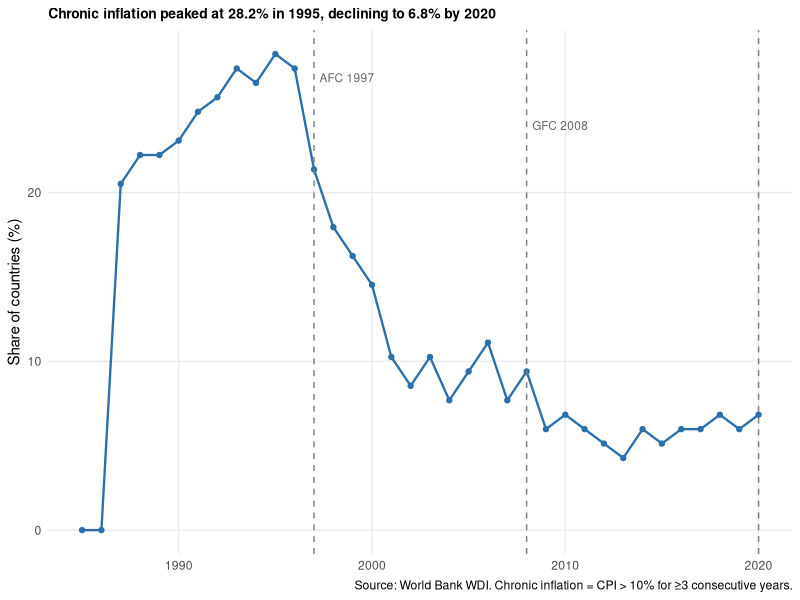

Source code (R):
## ---- chunk 1
#| include: false
library(dplyr)
library(tidyr)
library(readr)
library(knitr)
library(flextable)

panel <- read_csv("../02-Data/clean/panel_chronic_inf_20260427.csv",
                  show_col_types = FALSE)

N_countries <- length(unique(panel$iso3c))
T_start     <- min(panel$year)
T_end       <- max(panel$year)
N_obs       <- nrow(panel[!is.na(panel$cpi),])

# Chronic incidence overall
pct_chronic <- round(100 * mean(panel$chronic10, na.rm = TRUE), 1)

# Peak year
peak <- panel |>
  group_by(year) |>
  summarise(pct = 100 * mean(chronic10, na.rm=TRUE), .groups="drop") |>
  slice_max(pct, n=1)
## ---- chunk 2
#| tbl-cap: "Descriptive Statistics"

desc_vars <- c("cpi","chronic10","gdp_growth","trade_open","broad_money","fdi")
desc_labels <- c("CPI inflation (%)", "Chronic inflation (0/1)",
                 "GDP growth (%)", "Trade openness (% GDP)",
                 "Broad money (% GDP)", "FDI inflows (% GDP)")

desc_tbl <- panel |>
  select(all_of(desc_vars)) |>
  summarise(across(everything(),
    list(
      Mean = ~round(mean(., na.rm=TRUE), 2),
      SD   = ~round(sd(.,   na.rm=TRUE), 2),
      Min  = ~round(min(.,  na.rm=TRUE), 2),
      Max  = ~round(max(.,  na.rm=TRUE), 2),
      Obs  = ~sum(!is.na(.))
    ),
    .names = "{.col}__{.fn}"
  )) |>
  pivot_longer(everything(),
               names_to  = c("Variable","Stat"),
               names_sep = "__") |>
  pivot_wider(names_from = Stat, values_from = value) |>
  mutate(Variable = desc_labels)

kable(desc_tbl,
      caption = "Descriptive Statistics: N = 117 countries, 1985–2020",
      digits = 2)
## ---- chunk 3
#| fig-cap: "Share of Countries in Chronic Inflation by Year (CPI > 10%, ≥3 consecutive years)"
#| fig-height: 4

library(ggplot2)

inc_data <- panel |>
  group_by(year) |>
  summarise(
    pct_chronic = 100 * mean(chronic10, na.rm=TRUE),
    n_obs       = sum(!is.na(chronic10)),
    .groups = "drop"
  ) |>
  filter(n_obs > 50)

ggplot(inc_data, aes(x = year, y = pct_chronic)) +
  geom_line(linewidth = 0.8, colour = "#2c6fad") +
  geom_point(size = 1.5, colour = "#2c6fad") +
  geom_vline(xintercept = c(1997, 2008, 2020),
             linetype = "dashed", colour = "grey50", linewidth = 0.5) +
  annotate("text", x = 1997, y = max(inc_data$pct_chronic, na.rm=TRUE) * 0.95,
           label = "AFC 1997", hjust = -0.1, size = 3, colour = "grey40") +
  annotate("text", x = 2008, y = max(inc_data$pct_chronic, na.rm=TRUE) * 0.85,
           label = "GFC 2008", hjust = -0.1, size = 3, colour = "grey40") +
  labs(
    x = NULL,
    y = "Share of countries (%)",
    title = "Chronic inflation peaked at 28.2% in 1995, declining to 6.8% by 2020",
    caption = "Source: World Bank WDI. Chronic inflation = CPI > 10% for ≥3 consecutive years."
  ) +
  theme_minimal(base_size = 11) +
  theme(
    panel.grid.minor = element_blank(),
    plot.title       = element_text(size = 10, face = "bold")
  )
## ---- chunk 4
#| tbl-cap: "RE Probit: Probability of Chronic Inflation — PLACEHOLDER"

# This table will be populated from modelA_probit_summary.txt
# after trilemma data is downloaded and merged.
placeholder <- data.frame(
  Variable = c("MII", "ERS", "KAOPEN", "MII × KAOPEN",
               "GDP growth", "Trade openness", "Broad money",
               "Year FE", "Country RE", "N obs", "Pseudo-R²"),
  Model1_Baseline = rep("[PENDING]", 11),
  Model2_Controls = rep("[PENDING]", 11),
  Model3_Interaction = rep("[PENDING]", 11),
  Model4_IT_subsample = rep("[PENDING]", 11)
)

kable(placeholder,
      col.names = c("", "(1) Baseline", "(2) Controls",
                    "(3) + Interaction", "(4) IT countries"),
      caption   = paste0(
        "RE Probit — Dependent variable: Chronic inflation (0/1). ",
        "Probit coefficients; APEs at means in brackets. ",
        "Clustered SE. Year FE included. *** p<0.01, ** p<0.05, * p<0.10."
      ))
